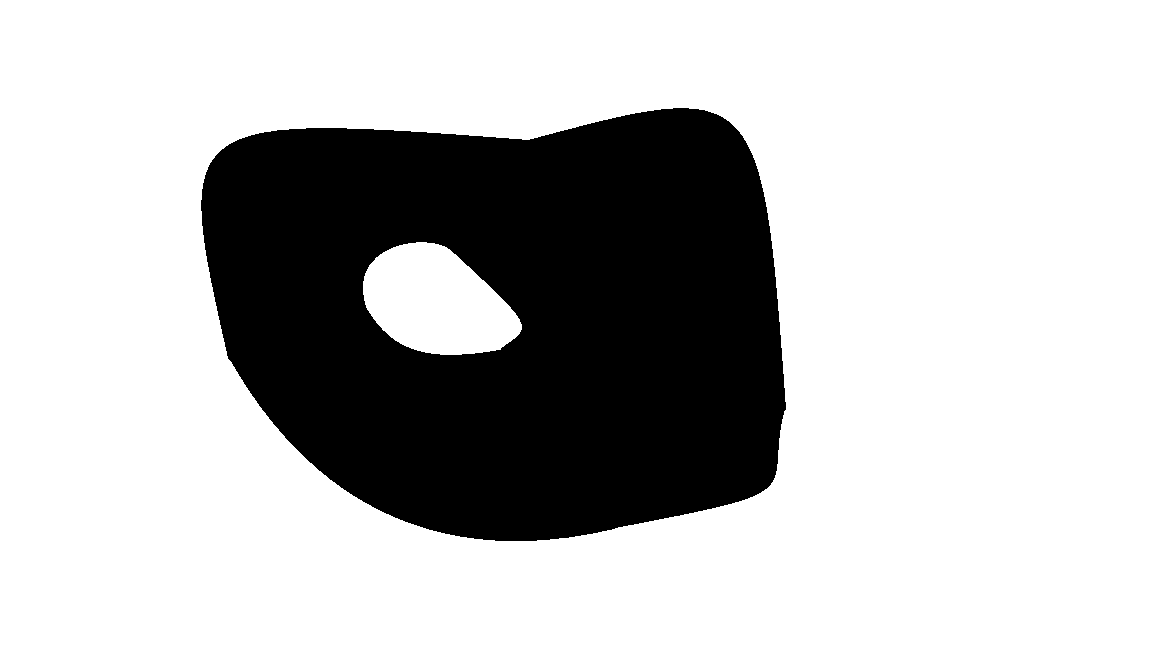
#> input picture 2023-2024/PMP-33/coursework/Kryzhalka Liubov/voronoi/photos/10.png, 1152 x 648 px
$ python -i imholes.py   (imports and definitions only)
#> lines starting #> are read from the running program, lines starting #| are printed output that depends on the picture; after the words box and inside, x2 and y2 are one past the last pixel; in counts of white or black regions, pixels touching at a corner belong together
import cv2
import numpy as np
from shapely.geometry import Polygon, Point

def holes():
    image = cv2.imread('photos/10.png')
#> image is the input picture: shape (648, 1152, 3); 73.8% white; 1 black region, box (x1, y1, x2, y2) and area: (201, 108, 786, 541) 195855
    gray = cv2.cvtColor(image, cv2.COLOR_BGR2GRAY)

    _, thresh = cv2.threshold(gray, 127, 255, cv2.THRESH_BINARY_INV)
#> thresh: shape (648, 1152); 26.2% white; 1 white region

    contours, hierarchy = cv2.findContours(thresh, cv2.RETR_TREE, cv2.CHAIN_APPROX_SIMPLE)
#> contours = 2 contours; box (x1, y1, x2, y2) and area: (201, 108, 786, 541) 207728, (362, 241, 523, 356) 12881

    external_contours = []
    internal_contours = []

    for i, contour in enumerate(contours):
        area = cv2.contourArea(contour)
        if area > 100:
            if hierarchy[0][i][3] == -1:
                external_contours.append(contour)
            else:
                internal_contours.append(contour)
#> this loop made 2 passes
#> area on passes 1 to 2: 207728, 12881
#> after the loop, external_contours = 1 contour; box (x1, y1, x2, y2) and area: (201, 108, 786, 541) 207728; internal_contours = 1 contour; box (x1, y1, x2, y2) and area: (362, 241, 523, 356) 12881

    external_polygons = [Polygon(contour[:, 0, :]) for contour in external_contours]
#> external_polygons = 1 item
    internal_polygons = [Polygon(contour[:, 0, :]) for contour in internal_contours]
#> internal_polygons = 1 item


    print("External Contours:")
    for contour in external_contours:
        print(contour)
#> this loop made 1 pass
#> (printed output is left out)

    print("\nInternal Contours:")
    for contour in internal_contours:
        print(contour)

    cv2.drawContours(image, external_contours, -1, (0, 255, 0), 3)
    cv2.drawContours(image, internal_contours, -1, (255, 0, 0), 3)
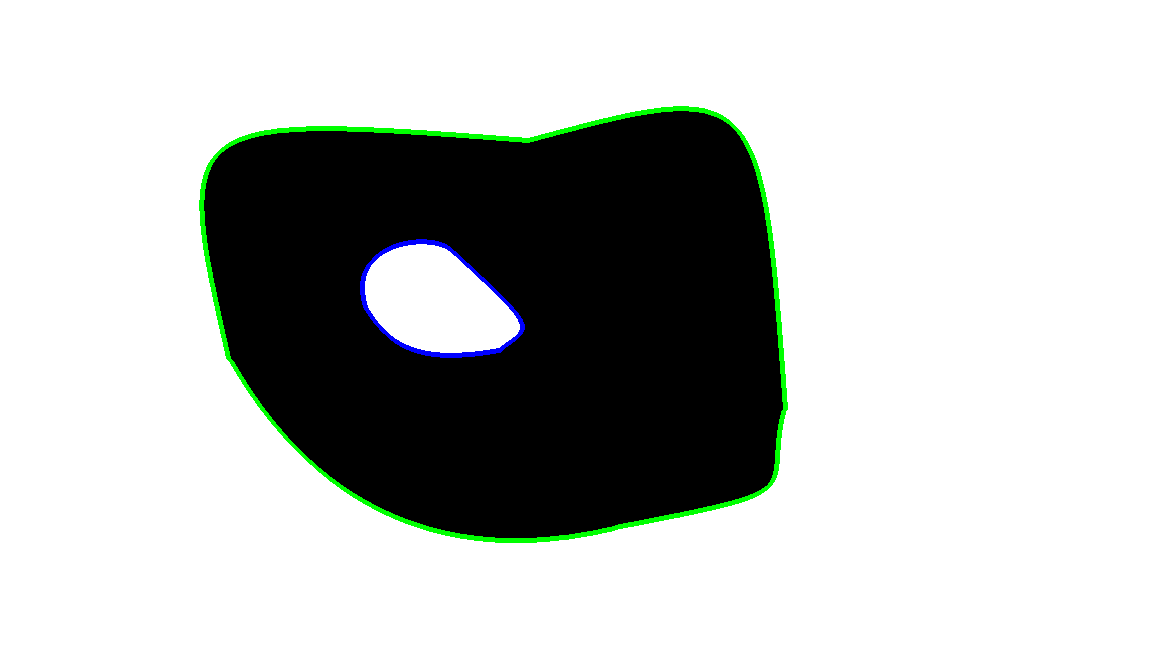
#> image: shape (648, 1152, 3); mean B, G, R 187.4, 189.5, 186.7

    cv2.imshow('Detected Non-Simply Connected Region', image)
    cv2.waitKey(0)
    cv2.destroyAllWindows()
    return external_contours, internal_contours

>>> result = holes()

$ run again, with 2023-2024/PMP-33/coursework/Kryzhalka Liubov/voronoi/photos/1.png copied over 2023-2024/PMP-33/coursework/Kryzhalka Liubov/voronoi/photos/10.png
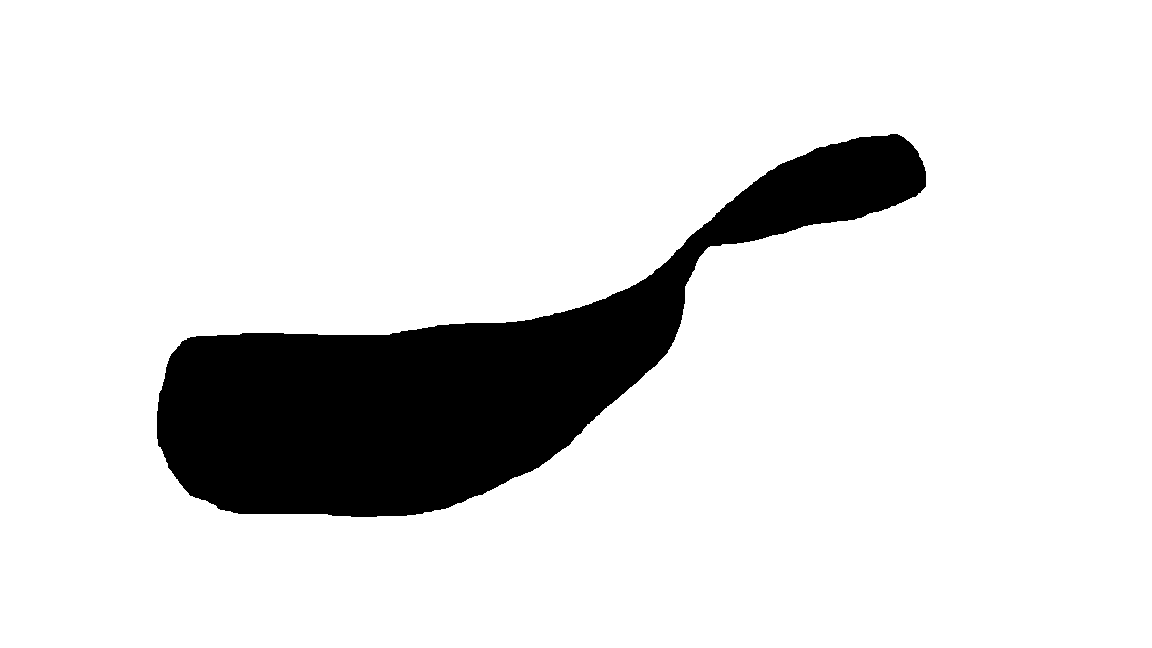
#> input picture 2023-2024/PMP-33/coursework/Kryzhalka Liubov/voronoi/photos/1.png, 1152 x 648 px
#> in holes, image is the input picture: shape (648, 1152, 3); 87.1% white; 1 black region, box (x1, y1, x2, y2) and area: (157, 134, 926, 517) 96023
#> thresh: shape (648, 1152); 12.9% white; 1 white region
#> contours = 1 contour; box (x1, y1, x2, y2) and area: (157, 134, 926, 517) 95143
#> the loop in holes, `for i, contour in enumerate(contours):` made 1 pass
#> area on pass 1: 95143
#> after the loop in holes, `for i, contour in enumerate(contours):`: external_contours has the same summary as contours; internal_contours = []
#> external_polygons = 1 item
#> internal_polygons = []
#> the loop in holes, `for contour in external_contours:` made 1 pass
#> (printed output is left out)
#> in holes, `cv2.drawContours(image, external_contours, -1, (0, 255, 0), 3)`:
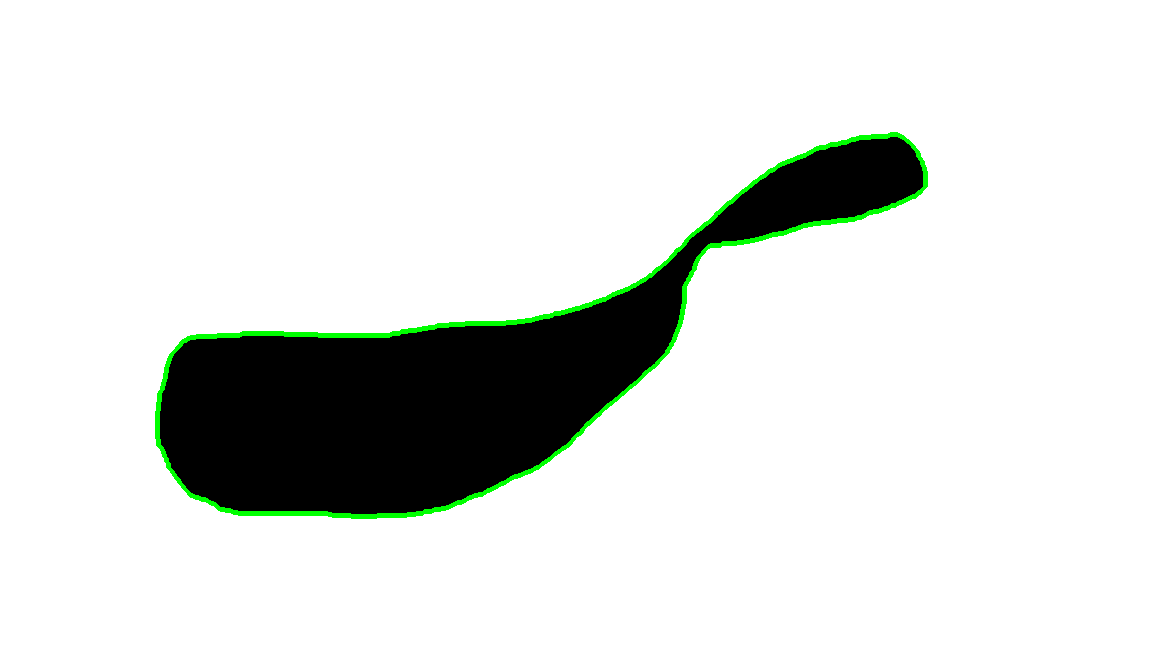
#> image: shape (648, 1152, 3); 1.17% of pixels changed, all inside (x1, y1, x2, y2) = (155, 132, 928, 519)

$ run again, with 2023-2024/PMP-33/coursework/Kryzhalka Liubov/voronoi/photos/3.png copied over 2023-2024/PMP-33/coursework/Kryzhalka Liubov/voronoi/photos/10.png
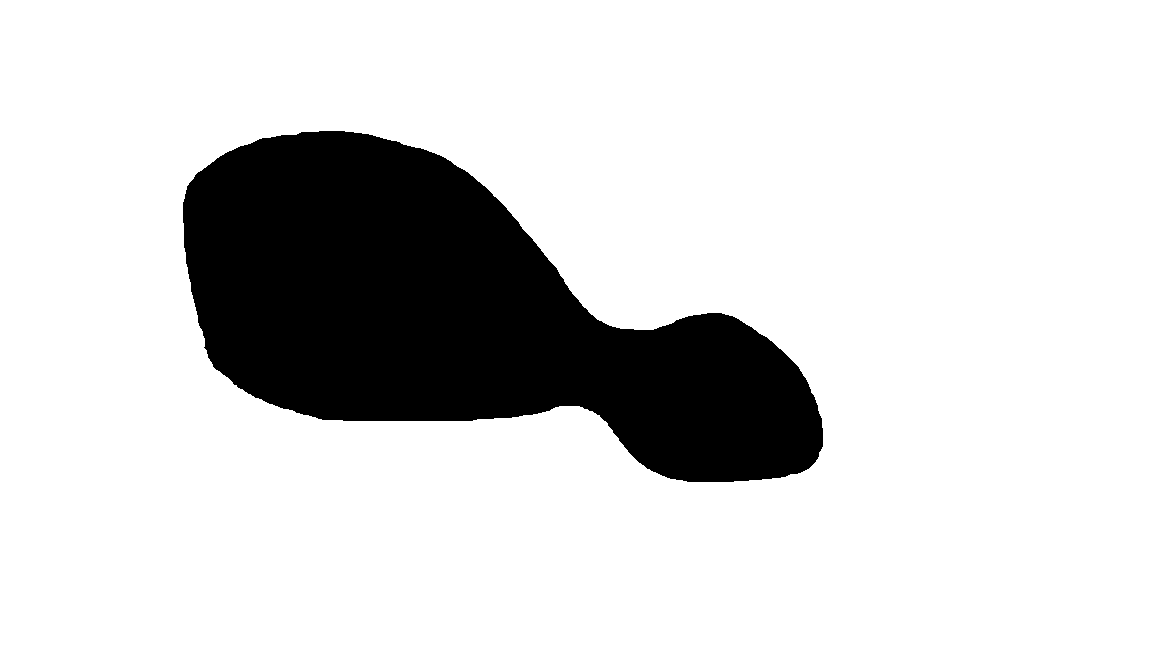
#> input picture 2023-2024/PMP-33/coursework/Kryzhalka Liubov/voronoi/photos/3.png, 1152 x 648 px
#> in holes, image is the input picture: shape (648, 1152, 3); 83.2% white; 1 black region, box (x1, y1, x2, y2) and area: (183, 131, 823, 482) 125194
#> thresh: shape (648, 1152); 16.8% white; 1 white region
#> contours = 1 contour; box (x1, y1, x2, y2) and area: (183, 131, 823, 482) 124430
#> the loop in holes, `for i, contour in enumerate(contours):` made 1 pass
#> area on pass 1: 124430.5
#> after the loop in holes, `for i, contour in enumerate(contours):`: external_contours has the same summary as contours; internal_contours = []
#> external_polygons = 1 item
#> internal_polygons = []
#> the loop in holes, `for contour in external_contours:` made 1 pass
#> (printed output is left out)
#> in holes, `cv2.drawContours(image, external_contours, -1, (0, 255, 0), 3)`:
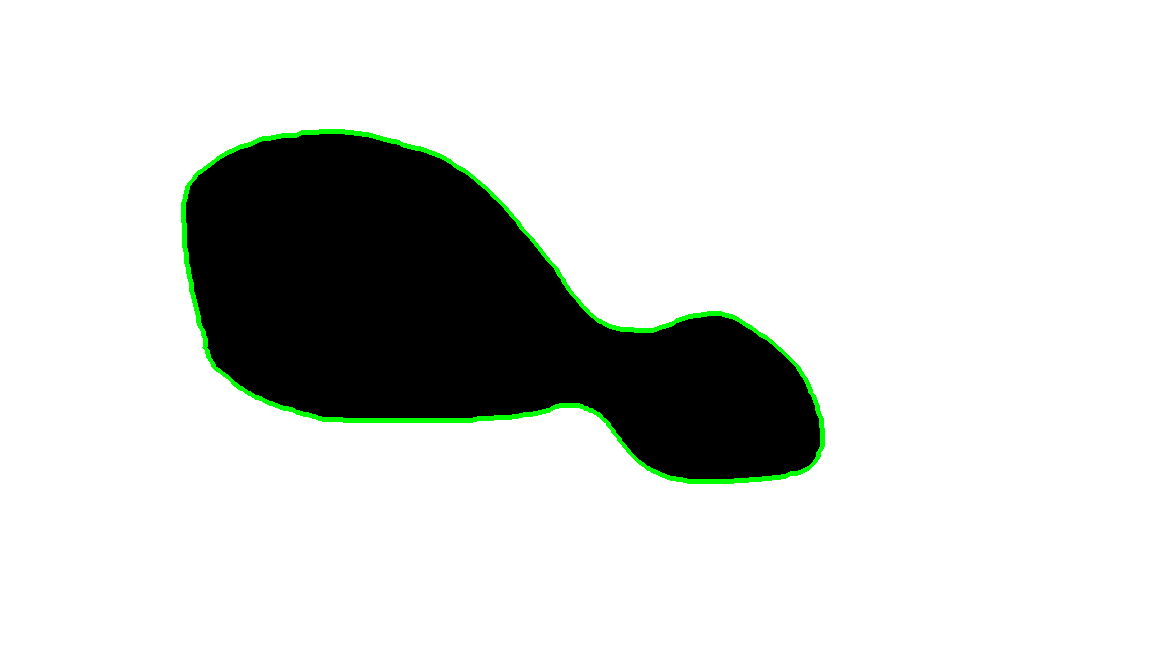
#> image: shape (648, 1152, 3); 1.02% of pixels changed, all inside (x1, y1, x2, y2) = (181, 129, 825, 484)

$ run again, with 2023-2024/PMP-33/coursework/Kryzhalka Liubov/voronoi/photos/4.png copied over 2023-2024/PMP-33/coursework/Kryzhalka Liubov/voronoi/photos/10.png
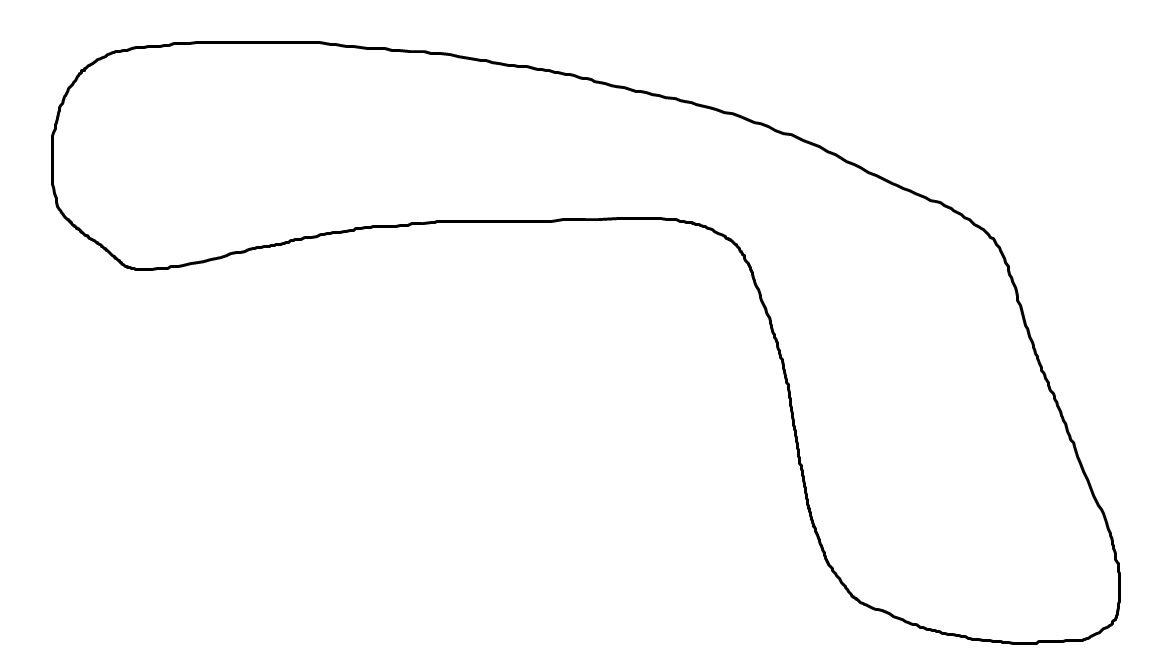
#> input picture 2023-2024/PMP-33/coursework/Kryzhalka Liubov/voronoi/photos/4.png, 1152 x 648 px
#> in holes, image is the input picture: shape (648, 1152, 3); min 0, max 255, mean 252
#> in holes, `_, thresh = cv2.threshold(gray, 127, 255, cv2.THRESH_BINARY_INV)`:
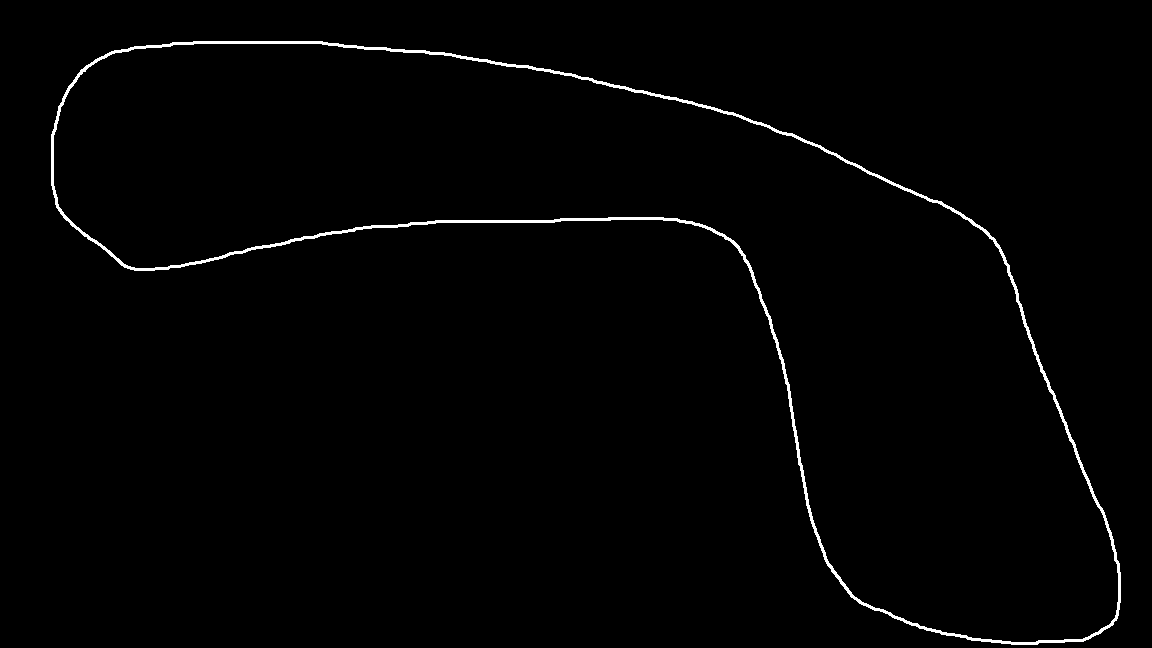
#> thresh: shape (648, 1152); 1.2% white; 1 white region
#> contours = 2 contours; box (x1, y1, x2, y2) and area: (51, 41, 1121, 645) 243055, (53, 43, 1119, 643) 236889
#> the loop in holes, `for i, contour in enumerate(contours):` made 2 passes
#> area on passes 1 to 2: 243055, 236889
#> after the loop in holes, `for i, contour in enumerate(contours):`: external_contours = 1 contour; box (x1, y1, x2, y2) and area: (51, 41, 1121, 645) 243055; internal_contours = 1 contour; box (x1, y1, x2, y2) and area: (53, 43, 1119, 643) 236889
#> external_polygons = 1 item
#> the loop in holes, `for contour in external_contours:` made 1 pass
#> (printed output is left out)
#> the loop in holes, `for contour in internal_contours:` made 1 pass
#> (printed output is left out)
#> in holes, `cv2.drawContours(image, internal_contours, -1, (255, 0, 0), 3)`:
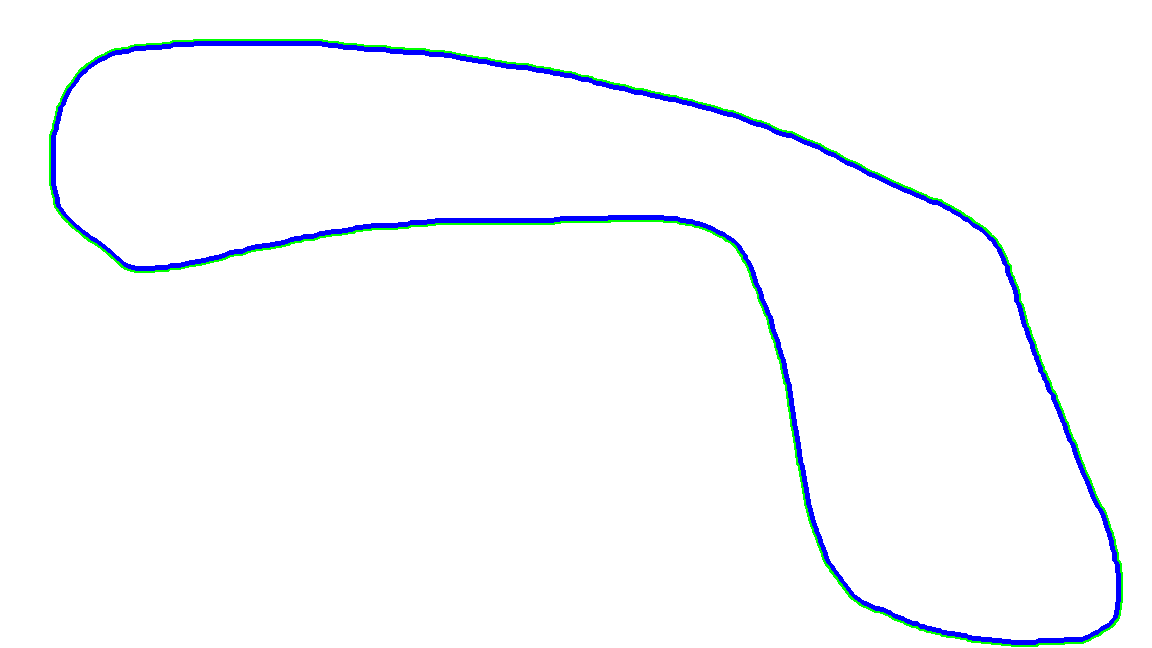
#> image: shape (648, 1152, 3); mean B, G, R 252.9, 250.4, 248.2
